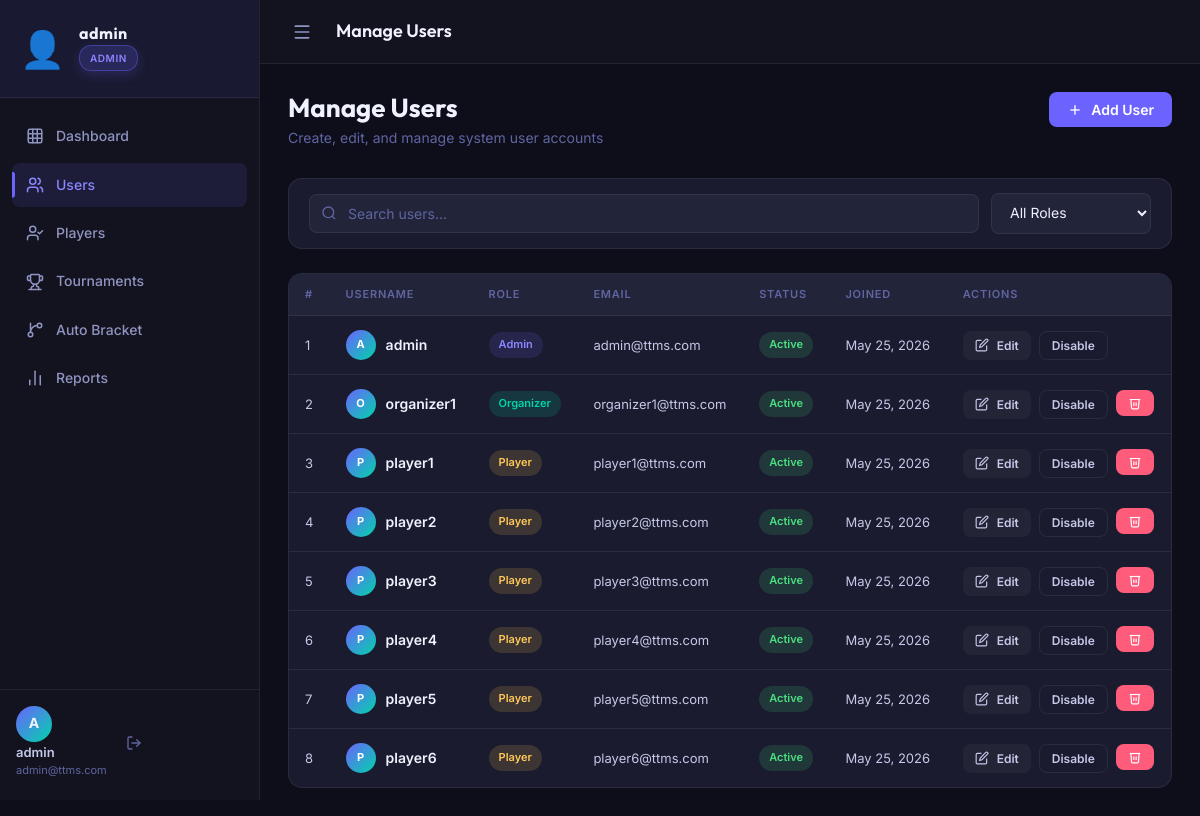
The page /admin/manage_users.php (signed in) on the database as committed earlier.
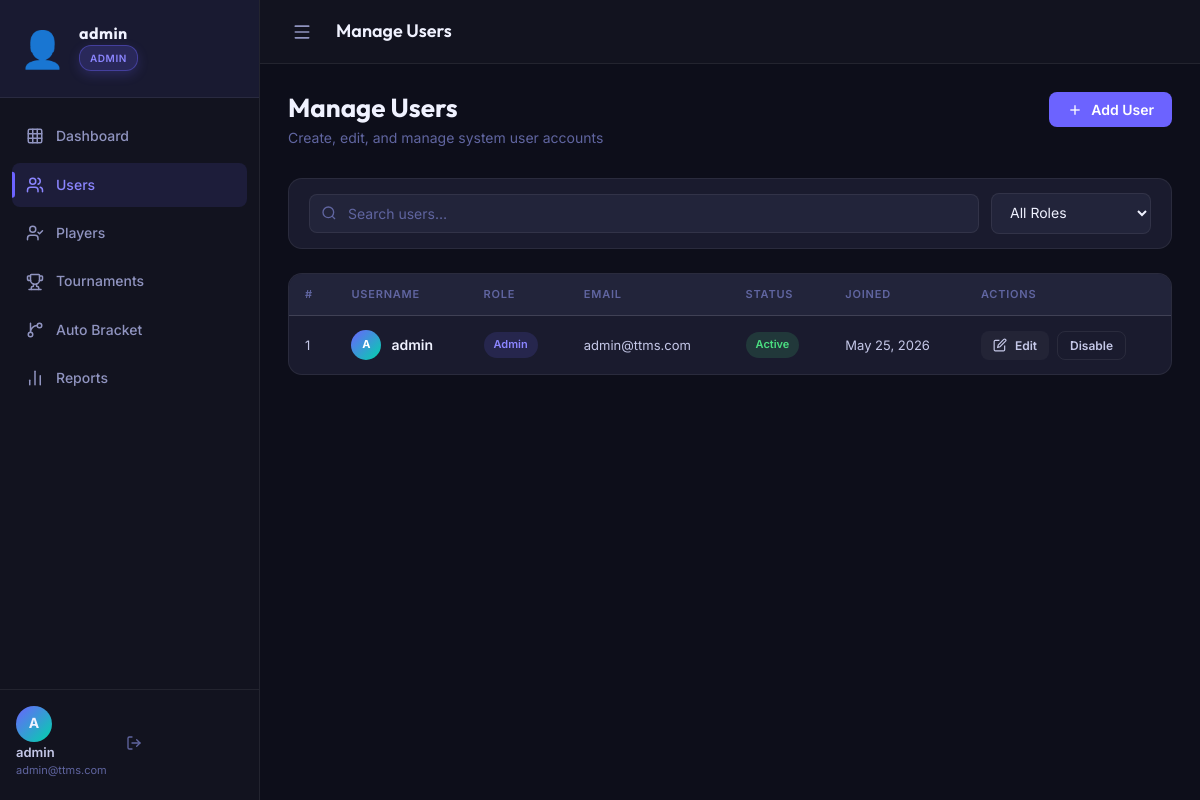
The same page on the database as committed later.
### tables this page shows
CREATE TABLE IF NOT EXISTS users (
    id                  INT AUTO_INCREMENT PRIMARY KEY,
    username            VARCHAR(50)  NOT NULL UNIQUE,
    password            VARCHAR(255) NOT NULL,
    email               VARCHAR(100) NOT NULL UNIQUE,
    role                ENUM('admin','organizer','player') NOT NULL DEFAULT 'player',
    is_active           TINYINT(1)   NOT NULL DEFAULT 1,
    auth_method         ENUM('local','google') DEFAULT 'local',
    is_verified         TINYINT(1)   DEFAULT 1,
    verification_token  VARCHAR(255) NULL,
    token_expires       DATETIME     NULL,
    created_at          TIMESTAMP    DEFAULT CURRENT_TIMESTAMP,
    updated_at          TIMESTAMP    DEFAULT CURRENT_TIMESTAMP ON UPDATE CURRENT_TIMESTAMP
);

### includes/auth.php (called while the page is built, shortened)
<?php
require_once __DIR__ . '/../config/database.php';
function isLoggedIn(): bool {
    return isset($_SESSION['user_id']) && !empty($_SESSION['user_id']);
}
function getCurrentUser(): ?array {
    return [
        'id'       => $_SESSION['user_id'],
        'username' => $_SESSION['username'],
        'role'     => $_SESSION['role'],
        'email'    => $_SESSION['email'],
    ];
}
function e($val) {
    return htmlspecialchars((string)$val, ENT_QUOTES | ENT_HTML5, 'UTF-8');
}

### config/database.php (called while the page is built, shortened)
<?php
class Database {
    private static ?PDO $instance = null;
    public static function getConnection(): PDO {
        if (self::$instance === null) {
            $dsn = "mysql:host=" . DB_HOST . ";dbname=" . DB_NAME . ";charset=" . DB_CHARSET;
            $options = [
                PDO::ATTR_ERRMODE            => PDO::ERRMODE_EXCEPTION,
                PDO::ATTR_DEFAULT_FETCH_MODE => PDO::FETCH_ASSOC,
                PDO::ATTR_EMULATE_PREPARES   => false,
            ];
            try {
                self::$instance = new PDO($dsn, DB_USER, DB_PASS, $options);
            } catch (PDOException $e) {
                die(json_encode(['error' => 'Database connection failed: ' . $e->getMessage()]));
            }
        }
        return self::$instance;
    }
}
function db(): PDO {
    return Database::getConnection();
}

### admin/manage_users.php (the view, shortened to what the changed rows need)
<?php
require_once __DIR__ . '/../includes/auth.php';
require_once __DIR__ . '/../config/database.php';
$sql = "SELECT * FROM users WHERE 1=1";
$params = [];
$sql .= " ORDER BY created_at DESC";
$stmt = db()->prepare($sql);
$stmt->execute($params);
$users = $stmt->fetchAll();
require_once __DIR__ . '/../includes/header.php';
?>
<div class="page-header">
    <div class="page-heading">
        <h1>Manage Users</h1>
    </div>
</div>
<div class="card">
    <div class="card-body" style="padding:0">
        <div class="table-responsive">
            <table class="data-table" id="usersTable">
                <thead>
                    <tr><th>#</th><th>Username</th><th>Role</th><th>Email</th><th>Status</th><th>Joined</th><th>Actions</th></tr>
                </thead>
                <tbody>
                <?php if (empty($users)): ?>
                    <tr><td colspan="7"><div class="empty-state"><div class="empty-icon">👤</div><p>No users found</p></div></td></tr>
                <?php else: ?>
                <?php foreach ($users as $u): ?>
                <tr>
                    <td class="text-muted text-sm"><?= $u['id'] ?></td>
                    <td>
                        <div class="player-cell">
                            <div class="p-avatar" style="width:30px;height:30px;font-size:11px"><?= strtoupper(substr($u['username'],0,1)) ?></div>
                            <strong><?= e($u['username']) ?></strong>
                        </div>
                    </td>
                    <td><span class="badge badge-<?= e($u['role']) ?>"><?= ucfirst(e($u['role'])) ?></span></td>
                    <td class="text-sm"><?= e($u['email']) ?></td>
                    <td><span class="badge <?= $u['is_active']?'badge-active':'badge-inactive' ?>"><?= $u['is_active']?'Active':'Inactive' ?></span></td>
                    <td class="text-sm text-muted"><?= date('M j, Y', strtotime($u['created_at'])) ?></td>
                    <td>
                        <div class="btn-group">
                            <button class="btn btn-ghost btn-sm"
                                onclick="openEditModal(<?= htmlspecialchars(json_encode($u), ENT_QUOTES) ?>)">
                                <svg xmlns="http://www.w3.org/2000/svg" width="14" height="14" viewBox="0 0 24 24" fill="none" stroke="currentColor" stroke-width="2"><path d="M11 4H4a2 2 0 0 0-2 2v14a2 2 0 0 0 2 2h14a2 2 0 0 0 2-2v-7"/><path d="M18.5 2.5a2.121 2.121 0 0 1 3 3L12 15l-4 1 1-4 9.5-9.5z"/></svg>
                                Edit
                            </button>
                            <form method="POST" style="display:inline">
                                <button type="submit" class="btn btn-outline btn-sm"><?= $u['is_active']?'Disable':'Enable' ?></button>
                            </form>
                            <?php if ($u['id'] != $_SESSION['user_id']): ?>
                            <form method="POST" style="display:inline">
                                <button type="submit" class="btn btn-danger btn-sm" data-confirm="Delete user '<?= e($u['username']) ?>'? This cannot be undone.">
                                    <svg xmlns="http://www.w3.org/2000/svg" width="14" height="14" viewBox="0 0 24 24" fill="none" stroke="currentColor" stroke-width="2"><polyline points="3 6 5 6 21 6"/><path d="M19 6l-1 14a2 2 0 0 1-2 2H8a2 2 0 0 1-2-2L5 6"/><path d="M10 11v6"/><path d="M14 11v6"/></svg>
                                </button>
                            </form>
                            <?php endif; ?>
                        </div>
                    </td>
                </tr>
                <?php endforeach; ?>
                <?php endif; ?>
                </tbody>
            </table>
        </div>
    </div>
</div>
<?php require_once __DIR__ . '/../includes/footer.php'; ?>

### includes/header.php (shortened to what the changed rows need)
<?php
require_once __DIR__ . '/auth.php';
$user  = getCurrentUser();
$role  = $user['role'] ?? '';
$navLinks = [];
if ($role === 'admin') {
    $navLinks = [
        ['href' => '/TournamentHQ/admin/index.php',                'icon' => 'grid',        'label' => 'Dashboard'],
        ['href' => '/TournamentHQ/admin/manage_users.php',         'icon' => 'users',       'label' => 'Users'],
        ['href' => '/TournamentHQ/admin/manage_players.php',       'icon' => 'user-check',  'label' => 'Players'],
        ['href' => '/TournamentHQ/admin/manage_tournaments.php',   'icon' => 'trophy',      'label' => 'Tournaments'],
        ['href' => '/TournamentHQ/admin/bracket_generator.php',   'icon' => 'git-branch',  'label' => 'Auto Bracket'],
        ['href' => '/TournamentHQ/admin/reports.php',              'icon' => 'bar-chart-2', 'label' => 'Reports'],
    ];
}
$currentPage = basename($_SERVER['PHP_SELF']);
?>
<!DOCTYPE html>
<html lang="en">
<head>
    <link rel="stylesheet" href="https://unpkg.com/lucide-static@latest/font/lucide.css">
    <link rel="stylesheet" href="/TournamentHQ/assets/css/style.css">
</head>
<body>
<?php if ($user): ?>
<aside class="sidebar" id="sidebar">
    <nav class="sidebar-nav">
        <?php foreach ($navLinks as $link):
            $isActive = (basename($link['href']) === $currentPage) ? 'active' : '';
        ?>
        <a href="<?= e($link['href']) ?>" class="nav-link <?= $isActive ?>">
            <i data-lucide="<?= e($link['icon']) ?>"></i>
            <span><?= e($link['label']) ?></span>
        </a>
        <?php endforeach; ?>
    </nav>
</aside>
<div class="main-wrapper">
    <main class="page-content">
<?php endif; ?>

Rows that differ between the two databases and show on the page:
removed users: id "2", username "O", username "organizer1", role "Organizer", email "organizer1@ttms.com", is_active "Active", created_at "May 25, 2026"
removed users: id "3", username "P", username "player1", role "Player", email "player1@ttms.com", is_active "Active", created_at "May 25, 2026"
removed users: id "4", username "P", username "player2", role "Player", email "player2@ttms.com", is_active "Active", created_at "May 25, 2026"
removed users: id "5", username "P", username "player3", role "Player", email "player3@ttms.com", is_active "Active", created_at "May 25, 2026"
removed users: id "6", username "P", username "player4", role "Player", email "player4@ttms.com", is_active "Active", created_at "May 25, 2026"
removed users: id "7", username "P", username "player5", role "Player", email "player5@ttms.com", is_active "Active", created_at "May 25, 2026"
removed users: id "8", username "P", username "player6", role "Player", email "player6@ttms.com", is_active "Active", created_at "May 25, 2026"
